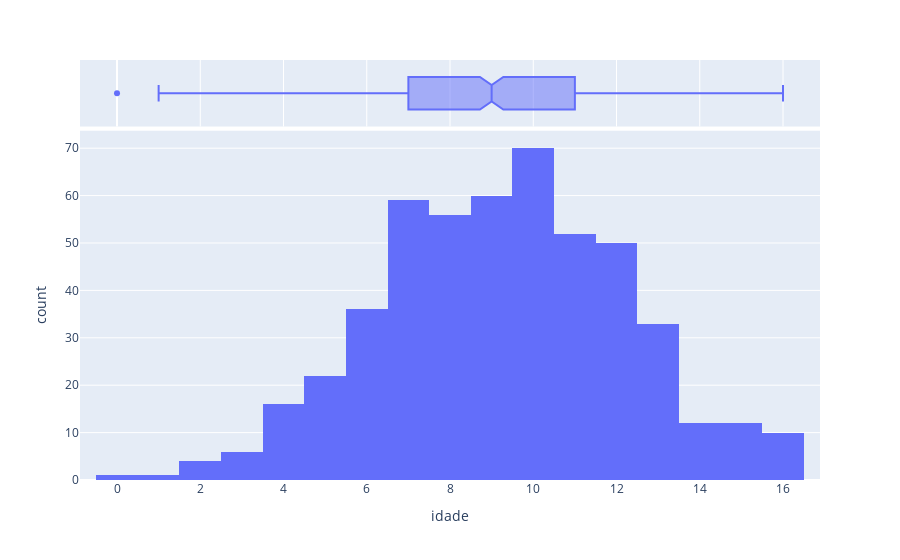

The cell this chart's notebook holds for it:
### Code cell
px.histogram(df_segmento, x='idade')

### Figure 1 — Plotly figure (JSON) as saved in the notebook; plotly's stock layout.template omitted (floating-point values rounded to 4 significant figures; data arrays with more than 128 entries replaced by an {"elided": "..."} marker saying what was removed)
{"data": [{"alignmentgroup": "True", "bingroup": "x", "hovertemplate": "idade=%{x}<br>count=%{y}<extra></extra>", "legendgroup": "", "marker": {"color": "#636efa", "pattern": {"shape": ""}}, "name": "", "offsetgroup": "", "orientation": "v", "showlegend": false, "type": "histogram", "x": {"elided": "500 int values"}, "xaxis": "x", "yaxis": "y"}, {"alignmentgroup": "True", "hovertemplate": "idade=%{x}<extra></extra>", "legendgroup": "", "marker": {"color": "#636efa"}, "name": "", "notched": true, "offsetgroup": "", "showlegend": false, "type": "box", "x": {"elided": "500 int values"}, "xaxis": "x2", "yaxis": "y2"}], "layout": {"barmode": "relative", "legend": {"tracegroupgap": 0}, "margin": {"t": 60}, "xaxis": {"anchor": "y", "domain": [0, 1], "title": {"text": "idade"}}, "xaxis2": {"anchor": "y2", "domain": [0, 1], "matches": "x", "showgrid": true, "showticklabels": false}, "yaxis": {"anchor": "x", "domain": [0, 0.8316], "title": {"text": "count"}}, "yaxis2": {"anchor": "x2", "domain": [0.8416, 1], "matches": "y2", "showgrid": false, "showline": false, "showticklabels": false, "ticks": ""}}}
